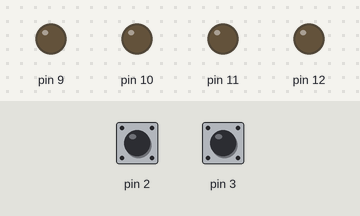
Bench run of a sketch on a simulated Arduino Uno, built with avr-gcc and run on an emulated ATmega328P. Parts: output pins drawn as LEDs (lit = HIGH). Inputs (shaded band) come from the test bench; at power-on: pin 2 HIGH, pin 3 HIGH.

Above: at 1.2 s.
1.3 s: pin 2 driven LOW
At 1.6 s:
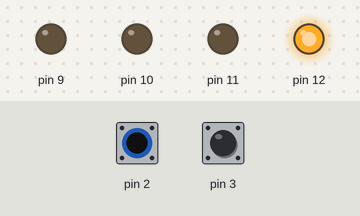
2.8 s: pin 2 pulsed HIGH 5 times (0.12 s each, 0.3 s apart)
At 5.0 s:
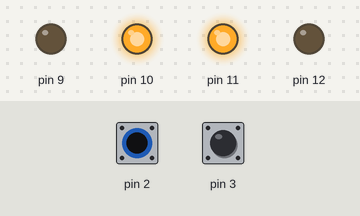
5.8 s: pin 2 pulsed HIGH 2 times (0.12 s each, 0.3 s apart)
At 6.6 s:
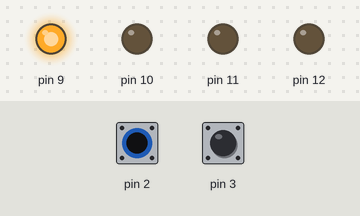
Timing chart, 0 to 8.8 s (numbered marks = the images above; inputs shaded):
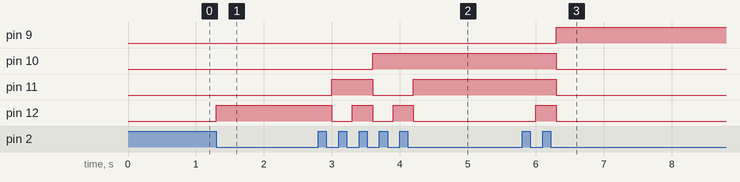

Measured:
- after the input at 1.3 s, pin 12: LOW → HIGH at once
- after the input at 2.8 s, pin 10: LOW → HIGH after 0.80 s; pin 11: LOW → HIGH after 0.20 s, → LOW 0.60 s later, → HIGH 0.60 s later; pin 12: alternates HIGH for 0.30 s and LOW for 0.30 s, 5 changes in all, then stays LOW, starting after 0.20 s
- after the input at 5.8 s, pin 9: LOW → HIGH after 0.50 s; pin 10, pin 11: HIGH → LOW after 0.50 s; pin 12: LOW → HIGH after 0.20 s, → LOW 0.30 s later

The sketch:

ARD_2PULS_ASCIENDE_REBOTA_VUELVE____________E13B.ino
```cpp
byte i,numero=0,k;
bool inc,dec;
void setup() {
for(i=9;i<=12;i++){pinMode(i,OUTPUT);}
   pinMode(2,INPUT);
   pinMode(3,INPUT);}
void loop() {
   inc=digitalRead(2);
   dec=digitalRead(3);
   if (inc==LOW&&numero<9){numero=numero+1;}
   if (dec==LOW&&numero>0){numero=numero-1;}
   i=numero;
   for(k=12;k>8;k--){
      digitalWrite(k,i%2);
      i=i/2;
   }
   while(digitalRead(2)==LOW||digitalRead(3)==LOW){delay(100);}
   delay(100);  //delay cuando se suelta el pulsador
}
```
